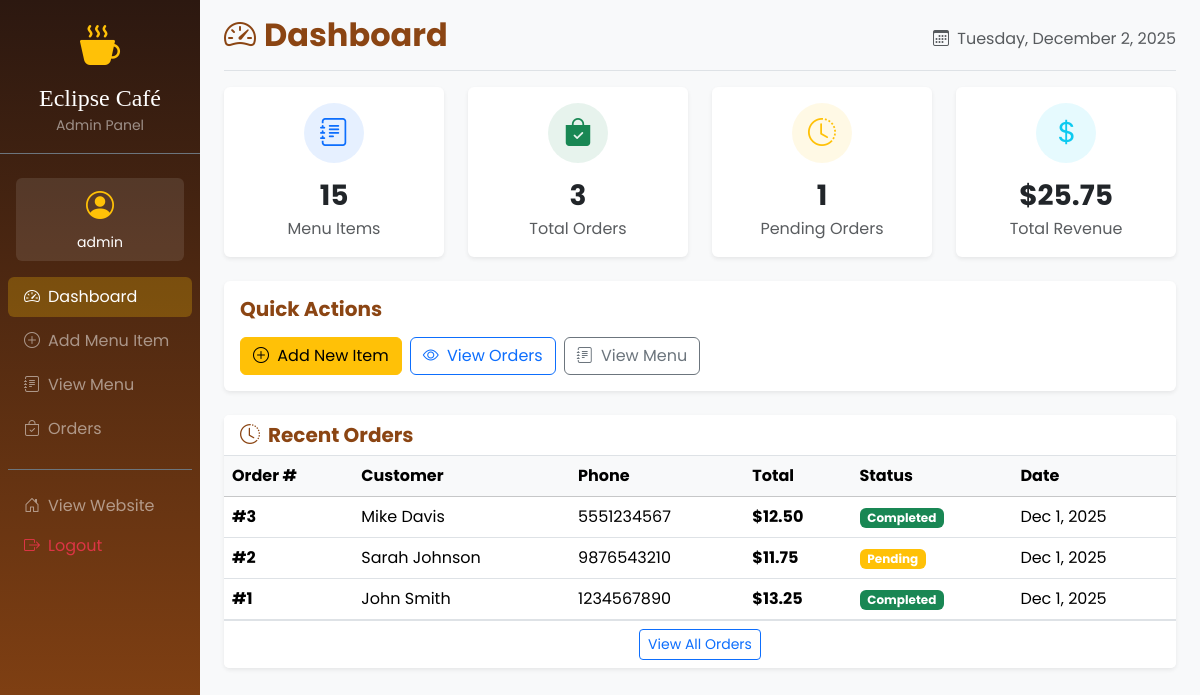
Page /admin/dashboard.php (signed in) on the committed database.
### tables this page shows
CREATE TABLE orders (
    id INT PRIMARY KEY AUTO_INCREMENT,
    customer_name VARCHAR(100) NOT NULL,
    phone VARCHAR(15) NOT NULL,
    email VARCHAR(100),
    items TEXT NOT NULL,
    total DECIMAL(10,2) NOT NULL,
    status VARCHAR(20) DEFAULT 'pending',
    notes TEXT,
    created_at TIMESTAMP DEFAULT CURRENT_TIMESTAMP,
    INDEX idx_status (status),
    INDEX idx_created (created_at)
);

### includes/db.php (called while the page is built, shortened)
<?php
function sanitize($data) {
    return htmlspecialchars($data, ENT_QUOTES, 'UTF-8');
}
?>

### admin/dashboard.php (the view, shortened to what this page needs)
<?php
require_once '../includes/db.php';
try {
    $stmt = $pdo->query("SELECT COUNT(*) as total FROM menu_items");
    $total_items = $stmt->fetch()['total'];
    $stmt = $pdo->query("SELECT COUNT(*) as total FROM orders");
    $total_orders = $stmt->fetch()['total'];
    $stmt = $pdo->query("SELECT COUNT(*) as total FROM orders WHERE status = 'pending'");
    $pending_orders = $stmt->fetch()['total'];
    $stmt = $pdo->query("SELECT SUM(total) as revenue FROM orders WHERE status = 'completed'");
    $revenue_result = $stmt->fetch();
    $total_revenue = $revenue_result['revenue'] ?? 0;
    $stmt = $pdo->query("SELECT * FROM orders ORDER BY created_at DESC LIMIT 5");
    $recent_orders = $stmt->fetchAll();
} catch (PDOException $e) {
    error_log("Dashboard error: " . $e->getMessage());
    $total_items = $total_orders = $pending_orders = $total_revenue = 0;
    $recent_orders = [];
}
?>
<!DOCTYPE html>
<html lang="en">
<head>
    <link href="https://cdn.jsdelivr.net/npm/bootstrap@5.3.2/dist/css/bootstrap.min.css" rel="stylesheet">
    <link rel="stylesheet" href="https://cdn.jsdelivr.net/npm/bootstrap-icons@1.11.1/font/bootstrap-icons.css">
</head>
<body>
    <div class="container-fluid">
        <div class="row">
            <nav class="col-md-3 col-lg-2 d-md-block sidebar px-0">
                <div class="position-sticky pt-3">
                    <div class="text-center mb-4 pb-3 border-bottom border-secondary">
                        <i class="bi bi-cup-hot-fill text-warning fs-1 mb-2 d-block"></i>
                        <h4 class="text-white mb-0" style="font-family: 'Playfair Display', serif;">Eclipse Café</h4>
                        <small class="text-white-50">Admin Panel</small>
                    </div>
                    <div class="px-3 mb-3">
                        <div class="bg-white bg-opacity-10 rounded p-2 text-center">
                            <i class="bi bi-person-circle text-warning fs-3"></i>
                            <p class="text-white small mb-0 mt-1"><?php echo htmlspecialchars($_SESSION['admin_username']); ?></p>
                        </div>
                    </div>
                    <ul class="nav flex-column px-2">
                        <li class="nav-item">
                            <a class="nav-link active text-white bg-warning bg-opacity-25 rounded mb-1" href="dashboard.php">
                                <i class="bi bi-speedometer2 me-2"></i>Dashboard
                            </a>
                        </li>
                        <li class="nav-item">
                            <a class="nav-link text-white-50 hover-warning rounded mb-1" href="add_item.php">
                                <i class="bi bi-plus-circle me-2"></i>Add Menu Item
                            </a>
                        </li>
                        <li class="nav-item">
                            <a class="nav-link text-white-50 hover-warning rounded mb-1" href="../pages/menu.php">
                                <i class="bi bi-journal-text me-2"></i>View Menu
                            </a>
                        </li>
                        <li class="nav-item">
                            <a class="nav-link text-white-50 hover-warning rounded mb-1" href="orders.php">
                                <i class="bi bi-bag-check me-2"></i>Orders
                            </a>
                        </li>
                        <li class="nav-item mt-3 pt-3 border-top border-secondary">
                            <a class="nav-link text-white-50 hover-warning rounded" href="../index.php">
                                <i class="bi bi-house-door me-2"></i>View Website
                            </a>
                        </li>
                        <li class="nav-item">
                            <a class="nav-link text-danger" href="logout.php">
                                <i class="bi bi-box-arrow-right me-2"></i>Logout
                            </a>
                        </li>
                    </ul>
                </div>
            </nav>
            <main class="col-md-9 ms-sm-auto col-lg-10 px-md-4">
                <div class="d-flex justify-content-between flex-wrap flex-md-nowrap align-items-center pt-3 pb-2 mb-3 border-bottom">
                    <h1 class="h2 fw-bold" style="color: #8B4513;">
                        <i class="bi bi-speedometer2 me-2"></i>Dashboard
                    </h1>
                    <div class="text-muted">
                        <i class="bi bi-calendar3 me-1"></i>
                        <?php echo date('l, F j, Y'); ?>
                    </div>
                </div>
                <div class="row g-4 mb-4">
                    <div class="col-md-3">
                        <div class="card stat-card border-0 shadow-sm">
                            <div class="card-body text-center">
                                <div class="bg-primary bg-opacity-10 rounded-circle d-inline-flex align-items-center justify-content-center mb-3" style="width: 60px; height: 60px;">
                                    <i class="bi bi-journal-text fs-3 text-primary"></i>
                                </div>
                                <h3 class="fw-bold mb-1"><?php echo $total_items; ?></h3>
                                <p class="text-muted mb-0">Menu Items</p>
                            </div>
                        </div>
                    </div>
                    <div class="col-md-3">
                        <div class="card stat-card border-0 shadow-sm">
                            <div class="card-body text-center">
                                <div class="bg-success bg-opacity-10 rounded-circle d-inline-flex align-items-center justify-content-center mb-3" style="width: 60px; height: 60px;">
                                    <i class="bi bi-bag-check-fill fs-3 text-success"></i>
                                </div>
                                <h3 class="fw-bold mb-1"><?php echo $total_orders; ?></h3>
                                <p class="text-muted mb-0">Total Orders</p>
                            </div>
                        </div>
                    </div>
                    <div class="col-md-3">
                        <div class="card stat-card border-0 shadow-sm">
                            <div class="card-body text-center">
                                <div class="bg-warning bg-opacity-10 rounded-circle d-inline-flex align-items-center justify-content-center mb-3" style="width: 60px; height: 60px;">
                                    <i class="bi bi-clock-history fs-3 text-warning"></i>
                                </div>
                                <h3 class="fw-bold mb-1"><?php echo $pending_orders; ?></h3>
                                <p class="text-muted mb-0">Pending Orders</p>
                            </div>
                        </div>
                    </div>
                    <div class="col-md-3">
                        <div class="card stat-card border-0 shadow-sm">
                            <div class="card-body text-center">
                                <div class="bg-info bg-opacity-10 rounded-circle d-inline-flex align-items-center justify-content-center mb-3" style="width: 60px; height: 60px;">
                                    <i class="bi bi-currency-dollar fs-3 text-info"></i>
                                </div>
                                <h3 class="fw-bold mb-1">$<?php echo number_format($total_revenue, 2); ?></h3>
                                <p class="text-muted mb-0">Total Revenue</p>
                            </div>
                        </div>
                    </div>
                </div>
                <div class="row g-4 mb-4">
                    <div class="col-md-12">
                        <div class="card border-0 shadow-sm">
                            <div class="card-body">
                                <h5 class="card-title fw-bold mb-3" style="color: #8B4513;">Quick Actions</h5>
                                <div class="d-flex flex-wrap gap-2">
                                    <a href="add_item.php" class="btn btn-warning">
                                        <i class="bi bi-plus-circle me-1"></i> Add New Item
                                    </a>
                                    <a href="orders.php" class="btn btn-outline-primary">
                                        <i class="bi bi-eye me-1"></i> View Orders
                                    </a>
                                    <a href="../pages/menu.php" class="btn btn-outline-secondary">
                                        <i class="bi bi-journal-text me-1"></i> View Menu
                                    </a>
                                </div>
                            </div>
                        </div>
                    </div>
                </div>
                <div class="card border-0 shadow-sm">
                    <div class="card-header bg-white border-bottom">
                        <h5 class="card-title fw-bold mb-0" style="color: #8B4513;">
                            <i class="bi bi-clock-history me-2"></i>Recent Orders
                        </h5>
                    </div>
                    <div class="card-body p-0">
                        <?php if (!empty($recent_orders)): ?>
                        <div class="table-responsive">
                            <table class="table table-hover mb-0">
                                <thead class="table-light">
                                    <tr>
                                        <th>Order #</th>
                                        <th>Customer</th>
                                        <th>Phone</th>
                                        <th>Total</th>
                                        <th>Status</th>
                                        <th>Date</th>
                                    </tr>
                                </thead>
                                <tbody>
                                    <?php foreach ($recent_orders as $order): ?>
                                    <tr>
                                        <td class="fw-bold">#<?php echo $order['id']; ?></td>
                                        <td><?php echo sanitize($order['customer_name']); ?></td>
                                        <td><?php echo sanitize($order['phone']); ?></td>
                                        <td class="fw-bold">$<?php echo number_format($order['total'], 2); ?></td>
                                        <td>
                                            <?php if ($order['status'] === 'pending'): ?>
                                                <span class="badge bg-warning">Pending</span>
                                            <?php else: ?>
                                                <span class="badge bg-success">Completed</span>
                                            <?php endif; ?>
                                        </td>
                                        <td><?php echo date('M j, Y', strtotime($order['created_at'])); ?></td>
                                    </tr>
                                    <?php endforeach; ?>
                                </tbody>
                            </table>
                        </div>
                        <?php endif; ?>
                    </div>
                    <div class="card-footer bg-white border-top text-center">
                        <a href="orders.php" class="btn btn-sm btn-outline-primary">View All Orders</a>
                    </div>
                </div>
            </main>
        </div>
    </div>
</body>
</html>

### admin/dashboard.php (style rules this page uses)
body { font-family: 'Poppins', sans-serif; background-color: #f8f9fa; }
.sidebar { min-height: 100vh; background: linear-gradient(180deg, #2C1810 0%, #8B4513 100%); }
.stat-card { transition: transform 0.3s; }

### rows in the picture
orders: id "3", customer_name "Mike Davis", phone "5551234567", total "12.50", status "Completed", created_at "Dec 1, 2025"
orders: id "2", customer_name "Sarah Johnson", phone "9876543210", total "11.75", status "Pending", created_at "Dec 1, 2025"
orders: id "1", customer_name "John Smith", phone "1234567890", total "13.25", status "Completed", created_at "Dec 1, 2025"

### other values in the picture
$_SESSION['admin_username'] "admin"
$total_items "15"
$total_orders "3"
$pending_orders "1"
$total_revenue "25.75"
